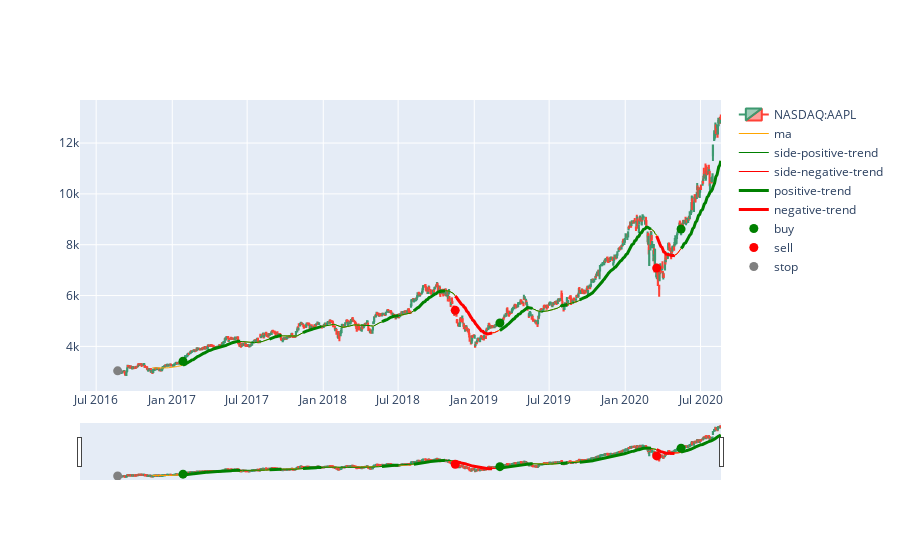
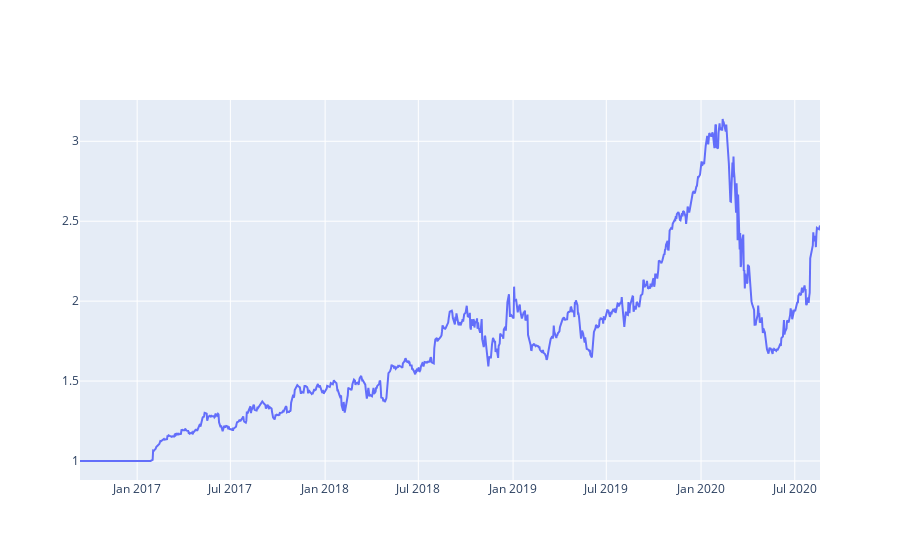

Notebook code for these charts, in order:
### Markdown cell above
Let's implement strategy based on WMA using one asset:

### Code cell
stock_name = 'NASDAQ:AAPL'

# select only 1 stock
stock = data.sel(asset=stock_name).dropna('time', 'all')

pd_time = stock.time.to_pandas()
close = stock.sel(field='close')
is_liquid = stock.sel(field='is_liquid') > 0

# chart with prices
price_fig = [
   go.Candlestick(
       x=stock.time.to_pandas(),
       open=stock.sel(field='open').values,
       high=stock.sel(field='high').values,
       low=stock.sel(field='low').values,
       close=stock.sel(field='close').values,
       name=stock_name
   )
]

# calculate MA 
ma = xrtl.WMA(close, timeperiod=60) # you can use also SMA, EMA, etc.
# calcuate ROC
roc = xrtl.ROCP(ma, timeperiod=20)

# We suppose, when abs(roc) < sideways_threshold, the trend is sideways. 
sideways_threshold = 0.03

# positive trend direction
positive_trend = roc > sideways_threshold 
# negtive trend direction
negative_trend = roc < -sideways_threshold 
# sideways
sideways_trend = abs(roc) <= sideways_threshold

# This is a street magic. We will elliminate sideway
# We suppose that a sideways trend after a positive trend is also positive
side_positive_trend = positive_trend.where(sideways_trend == False).ffill('time').fillna(False)
# and a sideways trend after a negative trend is also negative
side_negative_trend = negative_trend.where(sideways_trend == False).ffill('time').fillna(False)

# charts with trend indicator

trend_fig = [
    go.Scatter(
        x = pd_time,
        y = ma,
        name='ma',
        line = dict(width=1,color='orange')
    ),
    go.Scatter(
        x = pd_time,
        y = ma.where(side_positive_trend),
        name='side-positive-trend',
        line = dict(width=1,color='green')
    ),
    go.Scatter(
        x = pd_time,
        y = ma.where(side_negative_trend),
        name='side-negative-trend',
        line = dict(width=1,color='red')
    ),
    go.Scatter(
        x = pd_time,
        y = ma.where(positive_trend),
        name='positive-trend',
        line = dict(width=3,color='green')
    ),
    go.Scatter(
        x = pd_time,
        y = ma.where(negative_trend),
        name='negative-trend',
        line = dict(width=3,color='red')
    ) 
]


# define signals
buy_signal = positive_trend
buy_stop_signal = xruf.logical_or(xruf.logical_not(is_liquid), side_negative_trend)

sell_signal = negative_trend
sell_stop_signal = xruf.logical_or(xruf.logical_not(is_liquid), side_positive_trend)

# calc positions 
position = close.copy(True)
position[:] = np.nan
position = xr.where(buy_signal, 1, position)
position = xr.where(sell_signal, -1, position)
position = xr.where(xruf.logical_and(buy_stop_signal, position.ffill('time') > 0), 0, position)
position = xr.where(xruf.logical_and(sell_stop_signal, position.ffill('time') < 0), 0, position)

position = position.ffill('time').fillna(0)

# calc real orders
real_buy = xruf.logical_and(position > 0, position.shift(time=1) <= 0)
real_sell = xruf.logical_and(position < 0, position.shift(time=1) >= 0)
real_stop = xruf.logical_and(position == 0, position.shift(time=1) != 0)

# plot orders chart
signals_fig=[
    go.Scatter(
        x=close.loc[real_buy].time.to_pandas(),
        y=close.loc[real_buy],
        mode="markers",
        hovertext='buy',
        name="buy",
        marker_size=9,
        marker_color='green'
    ),
    go.Scatter(
        x=close.loc[real_sell].time.to_pandas(),
        y=close.loc[real_sell],
        mode="markers",
        hovertext='sell',
        name="sell",
        marker_size=9,
        marker_color='red'
    ),
    go.Scatter(
        x=close.loc[real_stop].time.to_pandas(),
        y=close.loc[real_stop],
        mode="markers",
        hovertext='stop',
        name="stop",
        marker_size=9,
        marker_color='gray'
    ),
]

# draw chart
fig = go.Figure(data = price_fig + trend_fig + signals_fig)
fig.update_yaxes(fixedrange=False) # unlock vertical scrolling
fig.show()

# calc stats
position_with_asset = xr.concat([position], pd.Index([stock_name], name='asset'))
stats = qnstats.calc_stat(data, position_with_asset)
display(stats.to_pandas().tail())

performance = stats.loc[:,"equity"]

# draw performance chart
fig = go.Figure(data = [
    go.Scatter(
        x=performance.time.to_pandas(),
        y=performance,
        hovertext='performance',
    )
])
fig.update_yaxes(fixedrange=False) # unlock vertical scrolling
fig.show()

### Figure 1 — Plotly figure (JSON) as saved in the notebook; plotly's stock layout.template omitted (floating-point values rounded to 4 significant figures; data arrays with more than 128 entries replaced by an {"elided": "..."} marker saying what was removed)
{"data": [{"close": {"elided": "1006 float values"}, "high": {"elided": "1006 float values"}, "low": {"elided": "1006 float values"}, "name": "NASDAQ:AAPL", "open": {"elided": "1006 float values"}, "type": "candlestick", "x": {"elided": "1006 str values"}}, {"line": {"color": "orange", "width": 1}, "name": "ma", "type": "scatter", "x": {"elided": "1006 str values"}, "y": {"elided": "1006 float values"}}, {"line": {"color": "green", "width": 1}, "name": "side-positive-trend", "type": "scatter", "x": {"elided": "1006 str values"}, "y": {"elided": "1006 float values"}}, {"line": {"color": "red", "width": 1}, "name": "side-negative-trend", "type": "scatter", "x": {"elided": "1006 str values"}, "y": {"elided": "1006 float values"}}, {"line": {"color": "green", "width": 3}, "name": "positive-trend", "type": "scatter", "x": {"elided": "1006 str values"}, "y": {"elided": "1006 float values"}}, {"line": {"color": "red", "width": 3}, "name": "negative-trend", "type": "scatter", "x": {"elided": "1006 str values"}, "y": {"elided": "1006 float values"}}, {"hovertext": "buy", "marker": {"color": "green", "size": 9}, "mode": "markers", "name": "buy", "type": "scatter", "x": ["2017-01-27T00:00:00", "2019-03-04T00:00:00", "2020-05-15T00:00:00"], "y": [3415.0, 4924.0, 8616.0]}, {"hovertext": "sell", "marker": {"color": "red", "size": 9}, "mode": "markers", "name": "sell", "type": "scatter", "x": ["2018-11-16T00:00:00", "2020-03-17T00:00:00"], "y": [5419.0, 7080.0]}, {"hovertext": "stop", "marker": {"color": "gray", "size": 9}, "mode": "markers", "name": "stop", "type": "scatter", "x": ["2016-08-22T00:00:00"], "y": [3038.0]}], "layout": {"yaxis": {"fixedrange": false}}}

### Figure 2 — Plotly figure (JSON) as saved in the notebook; plotly's stock layout.template omitted (floating-point values rounded to 4 significant figures; data arrays with more than 128 entries replaced by an {"elided": "..."} marker saying what was removed)
{"data": [{"hovertext": "performance", "type": "scatter", "x": {"elided": "992 str values"}, "y": {"elided": "992 float values"}}], "layout": {"yaxis": {"fixedrange": false}}}
